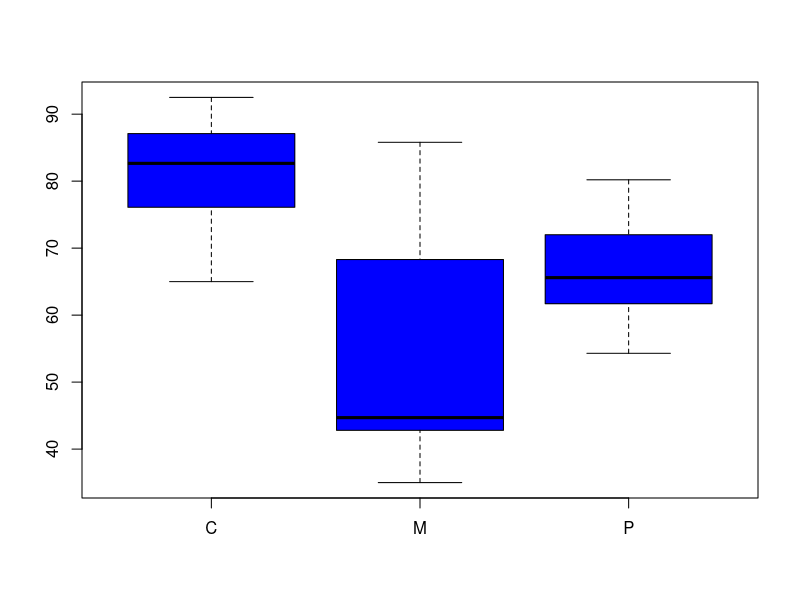

Here is the R script that generated this plot: (Note: this script raises an error after producing the figure.)
#-------------------------1-----------------------------------------------------
group1 = swiss[1:10,]
group2 = swiss[11:47,]
group1
group2

d = rep(0,37)
res = rep(0,10)

group1_ec = group1[,2:5]
group2_ec = group2[,2:5]
group1_ec
group2_ec

group1_fert = group1[,1]
group2_fert = group2[,1]
group1_fert
group2_fert

for (i in 1:10){
  x = group1_ec[i,]
  for (j in 1:37){
    y = group2_ec[j,]
    d[j] = dist(rbind(x,y))
  }
  res[i] = group2_fert[which.min(d)]
}
wilcox.test(group1_fert, res, paired = T)

#-------------------------2-----------------------------------------------------
C = swiss[which(swiss$Catholic>80),1]
P = swiss[which(swiss$Catholic<20),1]
M = swiss[which(swiss$Catholic<80 & swiss$Catholic>20),1]
boxplot(cbind(C,M,P), col='blue')
kruskal.test(list(C,M,P))

wilcox.test(C,M,alternative = "greater")
wilcox.test(M,P,alternative = "less")
wilcox.test(C,P,alternative = "greater")

#-------------------------3-----------------------------------------------------
q_25 = quantile(swiss$Infant.Mortality, name=F)[2]

C = swiss[which(swiss$Catholic>80),]
P = swiss[which(swiss$Catholic<20),]
M = swiss[which(swiss$Catholic<80 & swiss$Catholic>20),]

C1 = mean(C[which(C$Agriculture>50 & C$Infant.Mortality<q_25),1])
C2 = mean(C[which(C$Agriculture<50 & C$Infant.Mortality<q_25),1])
C3 = mean(C[which(C$Agriculture>50 & C$Infant.Mortality>q_25),1])
C4 = mean(C[which(C$Agriculture<50 & C$Infant.Mortality>q_25),1])
C1
C2
C3
C4
# Пустота в С2
C2 = median(swiss[which(swiss$Agriculture<50 & swiss$Infant.Mortality<q_25),1])
C2

P1 = mean(P[which(P$Agriculture>50 & P$Infant.Mortality<q_25),1])
P2 = mean(P[which(P$Agriculture<50 & P$Infant.Mortality<q_25),1])
P3 = mean(P[which(P$Agriculture>50 & P$Infant.Mortality>q_25),1])
P4 = mean(P[which(P$Agriculture<50 & P$Infant.Mortality>q_25),1])
P1
P2
P3
P4

M1 = mean(M[which(M$Agriculture>50 & M$Infant.Mortality<q_25),1])
M2 = mean(M[which(M$Agriculture<50 & M$Infant.Mortality<q_25),1])
M3 = mean(M[which(M$Agriculture>50 & M$Infant.Mortality>q_25),1])
M4 = mean(M[which(M$Agriculture<50 & M$Infant.Mortality>q_25),1])
M1
M2
M3
M4
# Пустота в M1
M1 = median(swiss[which(swiss$Agriculture>50 & swiss$Infant.Mortality<q_25),1])
M1

res = rbind(c(C1,C2,C3,C4), c(P1,P2,P3,P4), c(M1,M2,M3,M4))
friedman.test(res)
о